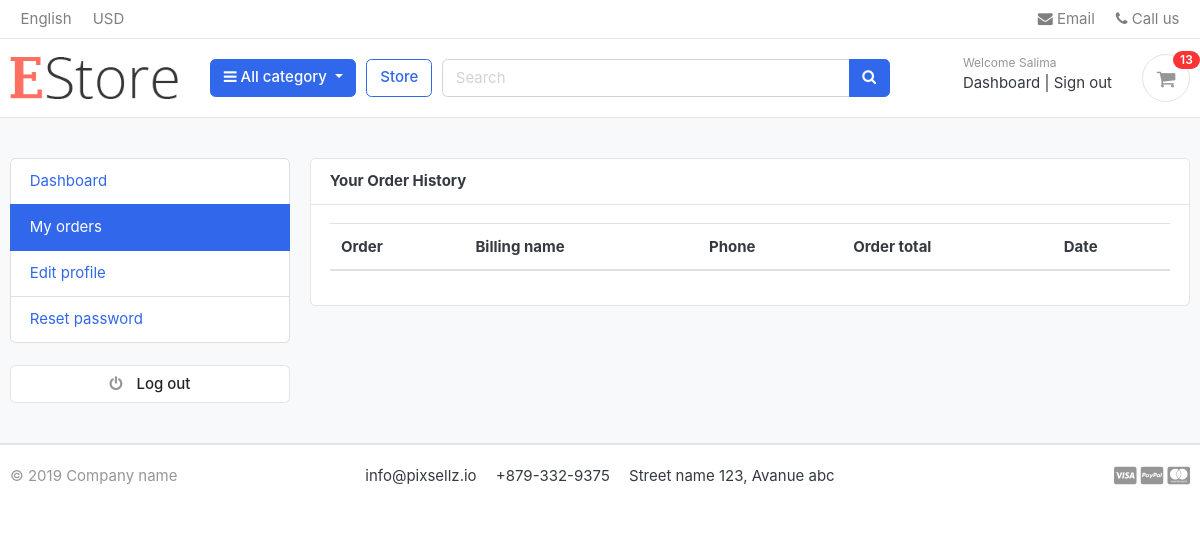
/account/my_orders/ (signed in), run on an earlier commit of the app's database.
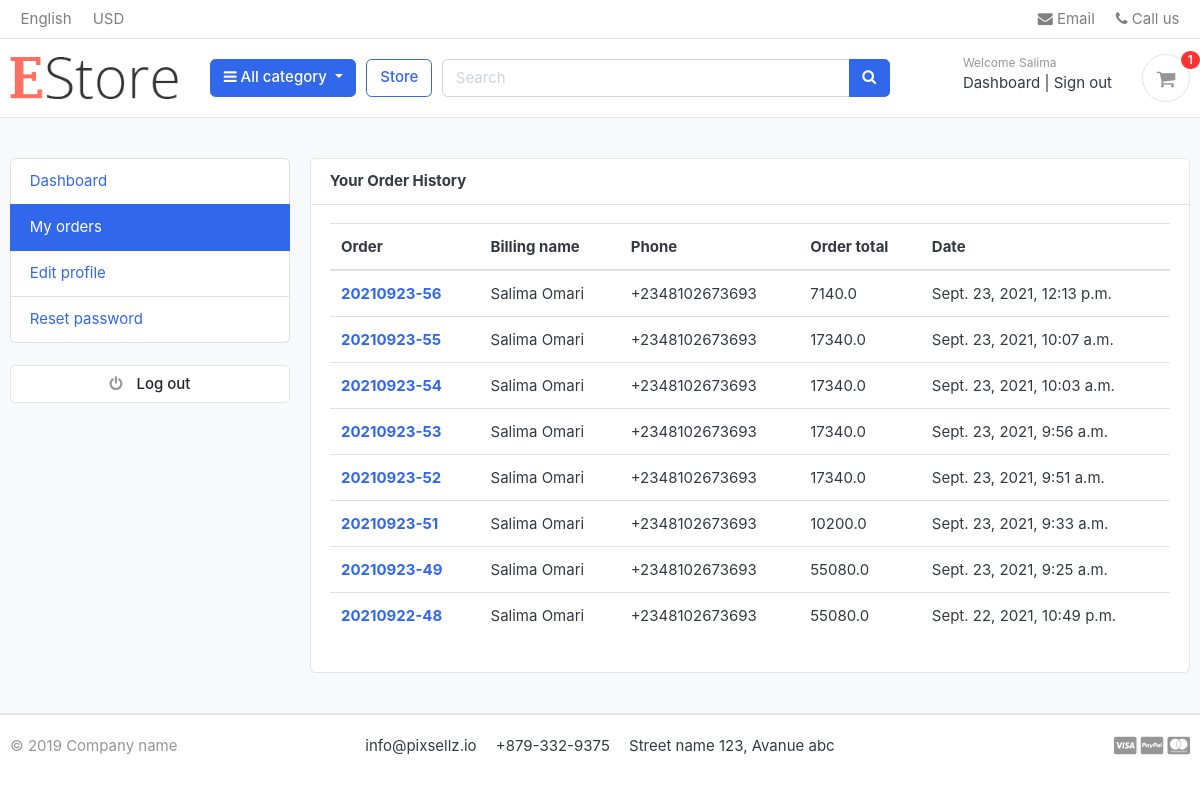
And on a later commit of the database.
### order/models.py (models this page shows, shortened)
class Order(models.Model):
    status=(
        ('New','New'),
        ('Accepted','Accepted'),
        ('Completed','Completed'),
        ('Cancelled','Cancelled')
    )
    user=models.ForeignKey(Account,on_delete=models.SET_NULL, null=True)
    Payment=models.ForeignKey(Payment,on_delete=models.SET_NULL, null=True, blank=True)
    order_number=models.CharField(max_length=50)
    first_name=models.CharField(max_length=50)
    last_name=models.CharField(max_length=50)
    email=models.EmailField(max_length=50)
    phone=models.CharField(max_length=50)
    address=models.CharField(max_length=50)
    country=models.CharField(max_length=50)
    state=models.CharField(max_length=50)
    city=models.CharField(max_length=50)
    order_note=models.CharField(max_length=50)
    order_total=models.FloatField()
    tax=models.FloatField()
    status=models.CharField(max_length=50, choices=status,default="New")
    ip=models.CharField(max_length=50)
    is_ordered=models.BooleanField(default=False)
    created_at=models.DateTimeField(auto_now_add=True)
    updated_at=models.DateTimeField(auto_now=True)
    def full_name(self):
        return f'{self.first_name} {self.last_name}'

### accounts/views.py (the view)
# urls.py: path('my_orders/', my_orders,name='my_orders' ),
@login_required(login_url="signin")
def my_orders(request):
    user=request.user
    orders=Order.objects.filter(user=user, is_ordered=True).order_by("-created_at")
    context={
        'orders':orders
    }
    return render(request,'My_orders.html', context)

### cart/context_processor.py (called while the page is built)
def counter(request):
    count=0
    if 'admin' in request.path:
        return {}
    else:
        try:
            cart=Cart.objects.filter(cart_id=_cart_id(request))
            if request.user.is_authenticated:
                print(request.user.is_authenticated)
                cart_items=Cart_item.objects.all().filter(user=request.user)
            else:
                cart_items=Cart_item.objects.all().filter(cart=cart[:1])
            for cart_item in cart_items:
                count+=cart_item.quantity
        except ObjectDoesNotExist:
            count=0
        return dict(count=count)

### cart/views.py (called while the page is built)
def _cart_id(request):
    cart = request.session.session_key
    if not cart:
        cart = request.session.create()
    return cart

### category/context_processors.py (called while the page is built)
def menu_links(request):
    links=Category.objects.all()
    return dict(links=links)

### category/models.py (called while the page is built)
    def get_url(self):
        return reverse ('store_category', args=[self.slug])

### templates/My_orders.html
{% extends "base.html" %}
{% load static %}
{% block content %}
<section class="section-conten padding-y bg">
<div class="container">
	<div class="row">
	{% include 'includes/sidebar.html' %}
	<main class="col-md-9">
		<article class="card">
		<header class="card-header">
			<strong class="d-inline-block mr-3">Your Order History</strong>
		</header>
		<div class="card-body">
			<div class="row">
		<div class="col-md-12">
			<table class="table table-hover">
  <thead>
    <tr>
      <th scope="col">Order</th>
      <th scope="col">Billing name</th>
      <th scope="col">Phone</th>
      <th scope="col">Order total</th>
	  <th scope="col">Date</th>
    </tr>
  </thead>
  <tbody>
  {% for order in orders %}
    <tr>
      <th scope="row"><a href="{% url 'order_detail' order.order_number %}">{{order.order_number}}</a></th>
      <td>{{order.full_name}}</td>
      <td>{{order.phone}}</td>
      <td>{{order.order_total}}</td>
	  <td>{{order.created_at}}</td>
    </tr>
    {% endfor %}
  </tbody>
</table>
		</div>
			</div>
		</div>
		</article>
	</main>
</div>
</div>
</section>
</body>
</html>
{% endblock %}

### templates/includes/navbar.html (shortened to what this page needs)
{% load static %}
<header class="section-header">
<nav class="navbar p-md-0 navbar-expand-sm navbar-light border-bottom">
<div class="container">
  <div class="collapse navbar-collapse" id="navbarTop4">
    <ul class="navbar-nav mr-auto">
    	<li class="nav-item dropdown">
		 	<a href="#" class="nav-link">   English </a>
		</li>
		<li class="nav-item dropdown">
			<a href="#" class="nav-link"> USD </a>
		</li>
    </ul>
    <ul class="navbar-nav">
		<li><a href="#" class="nav-link"> <i class="fa fa-envelope"></i> Email </a></li>
		<li><a href="#" class="nav-link"> <i class="fa fa-phone"></i> Call us </a></li>
	</ul>
  </div>
</div>
</nav>
<section class="header-main border-bottom">
	<div class="container">
<div class="row align-items-center">
	<div class="col-lg-2 col-md-3 col-6">
		<a href="{% url 'home' %}" class="brand-wrap">
			<img class="logo" src="{% static './images/hi.png' %}">
		</a>
	</div>
	<div class="col-lg col-sm col-md col-6 flex-grow-0">
		<div class="category-wrap dropdown d-inline-block float-right">
			<button type="button" class="btn btn-primary dropdown-toggle" data-toggle="dropdown">
				<i class="fa fa-bars"></i> All category
			</button>
		</div>
	</div>
	<a href="{% url 'store' %}" class="btn btn-outline-primary">Store</a>
	<div class="col-lg  col-md-6 col-sm-12 col">
		<form action="{% url 'search' %}" class="search">
			<div class="input-group w-100">
			    <input type="text" class="form-control" style="width:60%;" placeholder="Search" name='keyword'>
			    <div class="input-group-append">
			      <button class="btn btn-primary" type="submit">
			        <i class="fa fa-search"></i>
			      </button>
			    </div>
		    </div>
		</form>
	</div>
	<div class="col-lg-3 col-sm-6 col-8 order-2 order-lg-3">
				<div class="d-flex justify-content-end mb-3 mb-lg-0">
				{% if user.id is None %}
					<div class="widget-header">
						<small class="title text-muted">Welcome guest!</small>
						<div>
							<a href="{% url 'signin' %}">Sign in</a> <span class="dark-transp"> | </span>
							<a href="{% url 'register' %}"> Register</a>
						</div>
					</div>
					{% else %}
					<div class="widget-header">
						<small class="title text-muted">Welcome {{user.first_name}}</small>
						<div>
							<a href="{% url 'dashboard' %}">Dashboard</a> <span class="dark-transp"> | </span>
							<a href="{% url 'logout' %}">Sign out</a>
						</div>
					</div>
					{% endif %}
					<a href="{% url 'cart' %}" class="widget-header pl-3 ml-3">
						<div class="icon icon-sm rounded-circle border"><i class="fa fa-shopping-cart"></i></div>
						<span class="badge badge-pill badge-danger notify">{{count}}</span>
					</a>
				</div>
			</div>
</div>
	</div>
</section>
</header>

What changed in the data, as far as the page shows it:
added Order: order_number "20210923-56", full_name "Salima Omari", phone "+2348102673693", order_total "7140.0", created_at "Sept. 23, 2021, 12:13 p.m."
added Order: order_number "20210923-55", full_name "Salima Omari", phone "+2348102673693", order_total "17340.0", created_at "Sept. 23, 2021, 10:07 a.m."
added Order: order_number "20210923-54", full_name "Salima Omari", phone "+2348102673693", order_total "17340.0", created_at "Sept. 23, 2021, 10:03 a.m."
added Order: order_number "20210923-53", full_name "Salima Omari", phone "+2348102673693", order_total "17340.0", created_at "Sept. 23, 2021, 9:56 a.m."
added Order: order_number "20210923-52", full_name "Salima Omari", phone "+2348102673693", order_total "17340.0", created_at "Sept. 23, 2021, 9:51 a.m."
added Order: order_number "20210923-51", full_name "Salima Omari", phone "+2348102673693", order_total "10200.0", created_at "Sept. 23, 2021, 9:33 a.m."
added Order: order_number "20210923-49", full_name "Salima Omari", phone "+2348102673693", order_total "55080.0", created_at "Sept. 23, 2021, 9:25 a.m."
added Order: order_number "20210922-48", full_name "Salima Omari", phone "+2348102673693", order_total "55080.0", created_at "Sept. 22, 2021, 10:49 p.m."
Also different on the page:
{{ count }}: "13" → "1"
